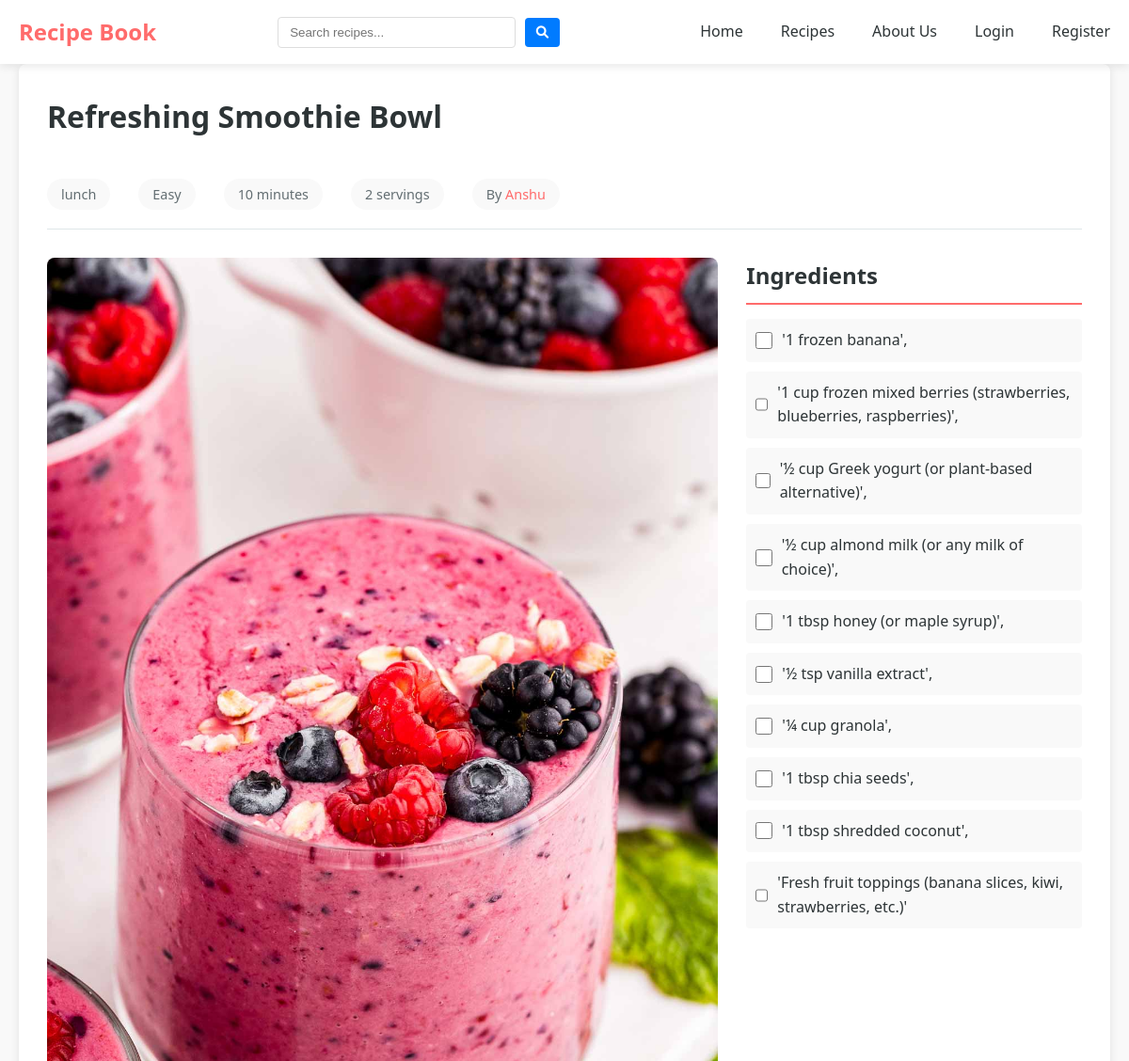
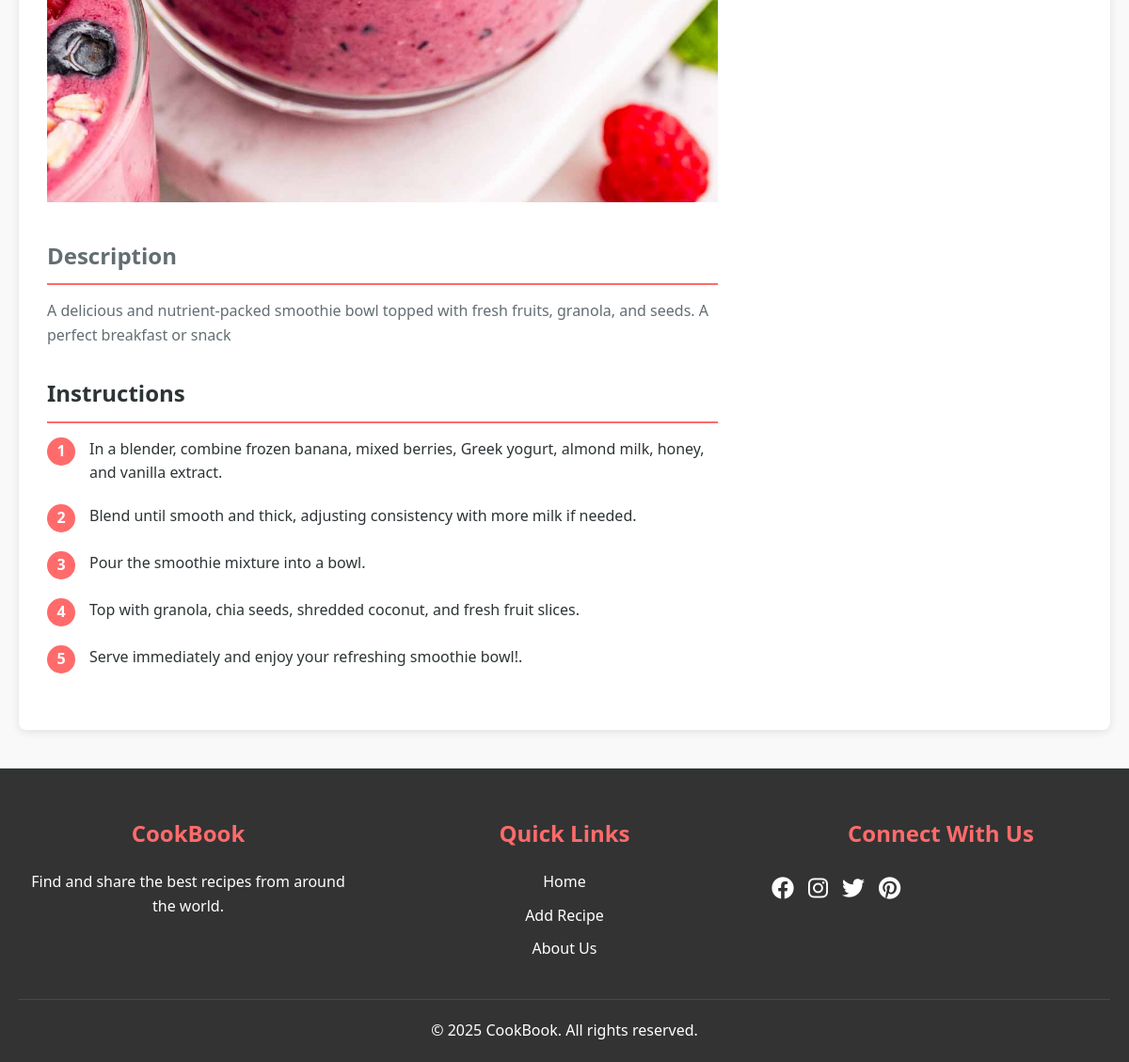
/recipes/6/, run on the app's committed database (2 pictures, top to bottom).
### recipes/models.py (models this page shows, shortened)
class Recipe(models.Model):
    DIFFICULTY_CHOICES = [
        ('easy', 'Easy'),
        ('medium', 'Medium'),
        ('hard', 'Hard'),
    ]
    title = models.CharField(max_length=200)
    description = models.TextField()
    ingredients = models.TextField()
    instructions = models.TextField()
    cooking_time = models.IntegerField(help_text="Cooking time in minutes")
    servings = models.IntegerField()
    difficulty = models.CharField(max_length=10, choices=DIFFICULTY_CHOICES)
    image = models.ImageField(upload_to='recipe_images/', blank=True, null=True)
    category = models.ForeignKey(Category, on_delete=models.SET_NULL, null=True)
    author = models.ForeignKey(User, on_delete=models.CASCADE)
    created_at = models.DateTimeField(auto_now_add=True)
    updated_at = models.DateTimeField(auto_now=True)

class Category(models.Model):
    name = models.CharField(max_length=100)
    description = models.TextField(blank=True)
    class Meta:
        verbose_name_plural = "categories"

### recipes/views.py (the view)
# urls.py: path('recipes/<int:recipe_id>/', views.recipe_detail, name='recipe_detail'),
def recipe_detail(request, recipe_id):
    recipe = get_object_or_404(Recipe, id=recipe_id)
    is_owner = recipe.author == request.user if request.user.is_authenticated else False
    is_bookmarked = False
    if request.user.is_authenticated:
        is_bookmarked = Bookmark.objects.filter(user=request.user, recipe=recipe).exists()
    return render(request, 'recipes/recipe_detail.html', {
        'recipe': recipe,
        'is_owner': is_owner,
        'is_bookmarked': is_bookmarked
    })

### templates/recipes/recipe_detail.html (shortened to what this page needs)
{% extends 'base.html' %}
{% block content %}
<div class="recipe-detail">
    <div class="recipe-header">
        <div class="title-and-actions">
            <h1>{{ recipe.title }}</h1>
        </div>
    </div>
    <div class="recipe-meta">
        <span class="category">{{ recipe.category.name }}</span>
        <span class="difficulty">{{ recipe.difficulty|title }}</span>
        <span class="cooking-time">{{ recipe.cooking_time }} minutes</span>
        <span class="servings">{{ recipe.servings }} servings</span>
        <span class="author">By <a href="{% url 'user_recipes' recipe.author.username %}">{{ recipe.author.username }}</a></span>
    </div>
    <div class="recipe-content">
        <div class="recipe-main">
            {% if recipe.image %}
                <div class="recipe-image">
                    <img src="{{ recipe.image.url }}" alt="{{ recipe.title }}">
                </div>
            {% endif %}
            <div class="recipe-description">
                <h2>Description</h2>
                <p>{{ recipe.description }}</p>
            </div>
            <div class="recipe-instructions">
                <h2>Instructions</h2>
                <div class="instructions-content">
                    {% for step in recipe.instructions.splitlines %}
                        {% if step|striptags %}
                            <div class="instruction-step">
                                <span class="step-number">{{ forloop.counter }}</span>
                                <p>{{ step }}</p>
                            </div>
                        {% endif %}
                    {% endfor %}
                </div>
            </div>
        </div>
        <div class="recipe-sidebar">
            <div class="recipe-ingredients">
                <h2>Ingredients</h2>
                <ul>
                    {% for ingredient in recipe.ingredients.splitlines %}
                        {% if ingredient|striptags %}
                            <li>
                                <label>
                                    <input type="checkbox" class="ingredient-checkbox">
                                    <span>{{ ingredient }}</span>
                                </label>
                            </li>
                        {% endif %}
                    {% endfor %}
                </ul>
            </div>
        </div>
    </div>
</div>
{% endblock %}

### static/css/styles.css (style rules this page uses)
:root { --primary-color: #ff6b6b; --secondary-color: #4ecdc4; --accent-color: #ffd166; --text-color: #2d3436; --light-text: #636e72; --background-color: #ffffff; --light-background: #f9f9f9; --border-color: #dfe6e9; --success-color: #55efc4; --danger-color: #ff7675; --shadow: 0 2px 10px rgba(0, 0, 0, 0.1); }
* { margin: 0; padding: 0; box-sizing: border-box; }
body { font-family: "Segoe UI", Tahoma, Geneva, Verdana, sans-serif; color: var(--text-color); line-height: 1.6; background-color: var(--light-background); }
a { text-decoration: none; color: var(--primary-color); transition: color 0.3s ease; }
ul { list-style: none; }
img { max-width: 100%; height: auto; }
.recipe-image { height: 200px; overflow: hidden; }
.recipe-image img { width: 100%; height: 100%; object-fit: cover; transition: transform 0.3s ease; }
.recipe-meta { display: flex; margin-bottom: 10px; color: var(--light-text); font-size: 0.9rem; }
.recipe-meta span { margin-right: 15px; }
.recipe-description { margin-bottom: 15px; color: var(--light-text); }
.recipe-detail { background-color: var(--background-color); border-radius: 8px; padding: 30px; box-shadow: var(--shadow); }
.recipe-header { display: flex; justify-content: space-between; align-items: center; margin-bottom: 20px; flex-wrap: wrap; gap: 20px; }
.recipe-header h1 { margin: 0; flex: 1; }
.recipe-meta { display: flex; flex-wrap: wrap; gap: 15px; margin-bottom: 30px; padding-bottom: 20px; border-bottom: 1px solid var(--border-color); }
.recipe-meta span { background-color: var(--light-background); padding: 5px 15px; border-radius: 20px; font-size: 0.9rem; }
.recipe-content { display: grid; grid-template-columns: 2fr 1fr; gap: 30px; }
.recipe-main .recipe-image { margin-bottom: 30px; border-radius: 8px; overflow: hidden; height: auto; }
.recipe-description, .recipe-instructions, .recipe-ingredients { margin-bottom: 30px; }
.recipe-description h2, .recipe-instructions h2, .recipe-ingredients h2 { margin-bottom: 15px; padding-bottom: 10px; border-bottom: 2px solid var(--primary-color); }
.instructions-content { display: flex; flex-direction: column; gap: 20px; }
.instruction-step { display: flex; gap: 15px; }
.step-number { background-color: var(--primary-color); color: white; width: 30px; height: 30px; border-radius: 50%; display: flex; align-items: center; justify-content: center; font-weight: bold; flex-shrink: 0; }
.recipe-ingredients ul { display: flex; flex-direction: column; gap: 10px; }
.recipe-ingredients li { padding: 10px; background-color: var(--light-background); border-radius: 4px; }
.recipe-ingredients label { display: flex; align-items: center; gap: 10px; cursor: pointer; }
.ingredient-checkbox { width: 18px; height: 18px; }

### templates/recipes/recipe_detail.html (style rules this page uses)
.title-and-actions { display: flex; justify-content: space-between; align-items: center; flex-wrap: wrap; gap: 20px; margin-bottom: 20px; }
.title-and-actions h1 { margin: 0; }

### data on the page
Recipe: title "Refreshing Smoothie Bowl", category.name "lunch", difficulty "Easy", cooking_time "10", servings "2", author.username "Anshu", image (picture), description "A delicious and nutrient-packed smoothie bowl topped with fresh fruits, granola, and seeds. A perfect breakfast or snack"

### other printed values
{{ step }} "In a blender, combine frozen banana, mixed berries, Greek yogurt, almond milk, honey, and vanilla extract." "Blend until smooth and thick, adjusting consistency with more milk if needed." "Pour the smoothie mixture into a bowl." "Top with granola, chia seeds, shredded coconut, and fresh fruit slices." "Serve immediately and enjoy your refreshing smoothie bowl!."
{{ ingredient }} "'1 frozen banana'," "'1 cup frozen mixed berries (strawberries, blueberries, raspberries)'," "'½ cup Greek yogurt (or plant-based alternative)'," "'½ cup almond milk (or any milk of choice)'," "'1 tbsp honey (or maple syrup)'," "'½ tsp vanilla extract'," "'¼ cup granola'," "'1 tbsp chia seeds'," "'1 tbsp shredded coconut'," "'Fresh fruit toppings (banana slices, kiwi, strawberries, etc.)'"
